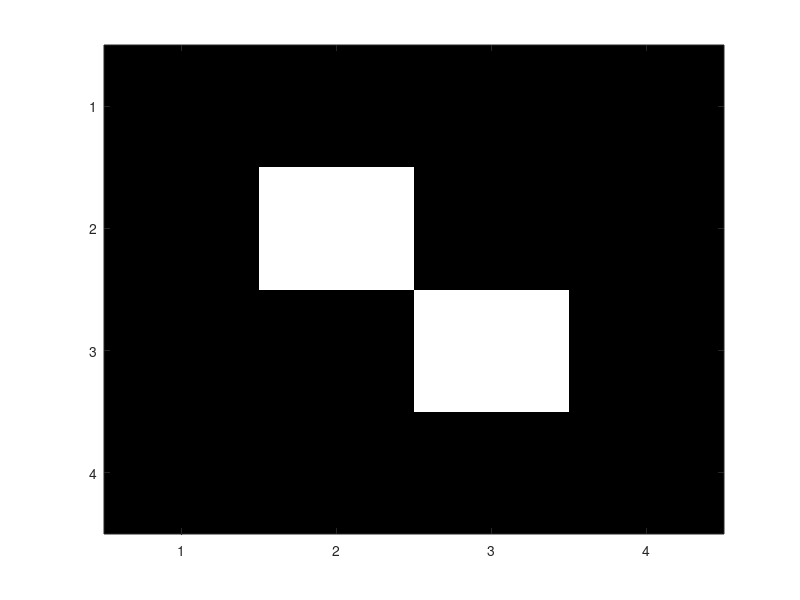
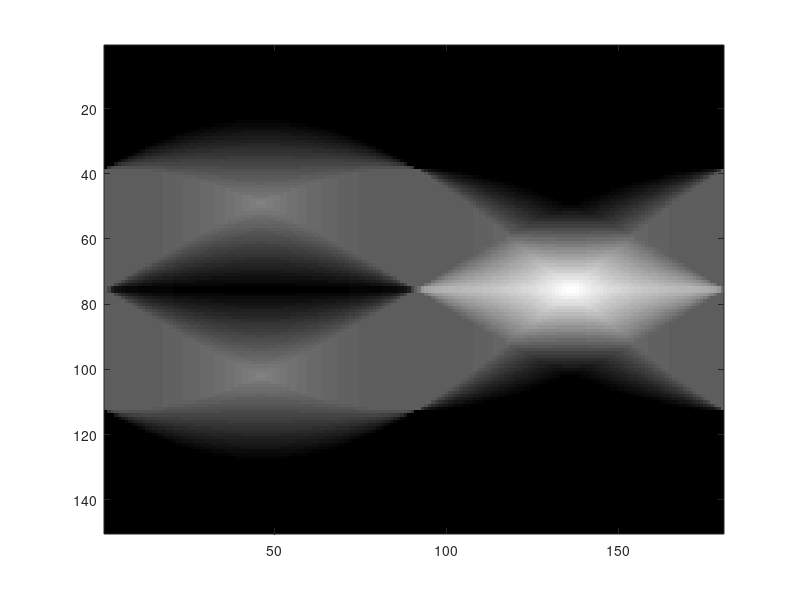

These figures' MATLAB source, in order:
%% A simple tomography matrix demo
n = 4;
x = -1 + (2/n)*(0:n); % discretization of [-1,1]
% Extending to 2d
[Y,X] = meshgrid(x(1:n)); % ensure that the "labeling" of pixels is preserved
xd = X(:)'; yd = Y(:)';
[Y,X] = meshgrid(x(2:end)); % ditto to the above
xu = X(:)'; yu = Y(:)';
% Note that {(xd(k),yd(k)),(xu(k),yd(k)),(xu(k),yu(k)),(xd(k),yu(k))}
% are the corners of the "kth pixel"!

% In parallel-beam geometry, we (could) have the following setup.
M = 180; % number of illumination angles
K = 150; % number of parallel rays per illumination angle
theta = pi/M * (0:M-1); % equally spaced illumination angles
s = -1 + 2/(K-1) * (0:K-1); % equally spaced "offset" for parallel rays
% Remark: instead of simply letting -1<=s<=1 as is done here, you can scale
% this more generally as -S<=s<=S.

% We want to construct the tomography matrix A in sparse format.
I = []; J = []; val = []; % we need these for A = sparse(I,J,val,M*K,n^2)
for m = 1:M % loop over angles
   cc = cos(theta(m)); ss = sin(theta(m)); % precompute the sine and cosine
   for k = 1:K % loop over rays
       if abs(cc) < eps % horizontal ray
           aux = (yd <= s(k)) .* (s(k) < yu); % which pixels encounter the X-ray?
           I = [I,((m-1)*K+k)*ones(1,sum(aux))]; % labels of X-rays
           J = [J,find(aux)]; % store the "active" pixels
           val = [val,xu(find(aux))-xd(find(aux))];
       elseif abs(ss) < eps % vertical ray
           aux = (xd < s(k)) .* (s(k) <= xu);
           I = [I,((m-1)*K+k)*ones(1,sum(aux))];
           J = [J,find(aux)];
           val = [val,yu(find(aux))-yd(find(aux))];
       elseif cc > 0 % X-ray with downward slope
           tmp = min((xu-s(k)*cc)/ss,(s(k)*ss-yd)/cc)-max((xd-s(k)*cc)/ss,...
               (s(k)*ss-yu)/cc); % cf. pg. 22 of the slides
           aux = tmp > 0; % apply ReLU; this is denoted by ()_+ in the slides 
           I = [I,((m-1)*K+k)*ones(1,sum(aux))];
           J = [J,find(aux)];
           val = [val,tmp(aux)];
       elseif cc < 0 % X-ray with upward slope
           tmp = min((xu-s(k)*cc)/ss,(s(k)*ss-yu)/cc)-max((xd-s(k)*cc)/ss,...
               (s(k)*ss-yd)/cc); % cf. pg. 23 of the slides
           aux = tmp > 0; % apply ReLU; this is denoted by ()_+ in the slides
           I = [I,((m-1)*K+k)*ones(1,sum(aux))];
           J = [J,find(aux)];
           val = [val,tmp(aux)];
       end
   end
end

A = sparse(I,J,val,M*K,n^2); % put everything together
   
%% Sanity check
% Let's consider the simple 4x4 phantom on the Wikipedia page
% https://en.wikipedia.org/wiki/Radon_transform

p = [0,0,0,0;0,1,0,0;0,0,1,0;0,0,0,0];
figure;
imagesc(p), colormap gray

meas = A*p(:);
sino = reshape(meas,K,M); % form the sinogram
figure;
imagesc(sino), colormap gray

% You can also try out this method on the Shepp-Logan phantom
% (function "phantom" in MATLAB).
